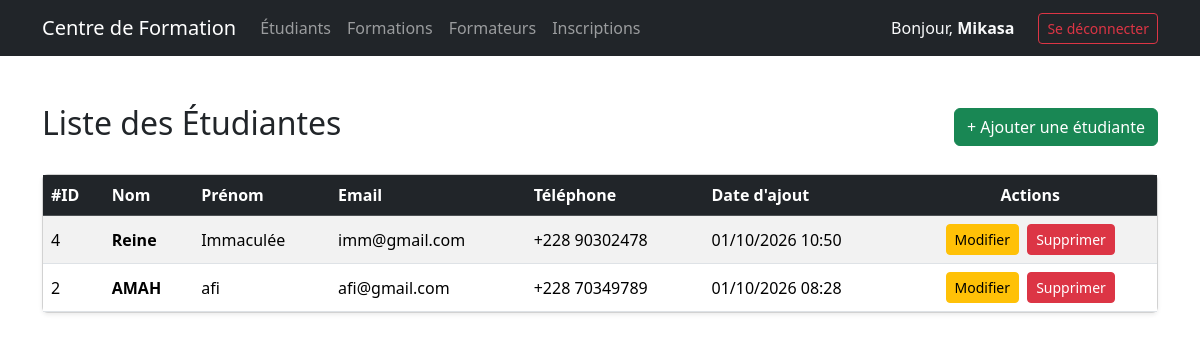
The app's page /pages/etudiants/index.php (signed in) with its own data.
### tables this page shows
CREATE TABLE `etudiant` (
  `id` int(11) NOT NULL,
  `nom` varchar(100) NOT NULL,
  `prenom` varchar(100) NOT NULL,
  `email` varchar(150) NOT NULL,
  `date_naissance` datetime NOT NULL,
  `telephone` varchar(30) NOT NULL,
  `adresse` text DEFAULT NULL,
  `status` int(11) DEFAULT 1,
  `date_created` datetime DEFAULT current_timestamp(),
  `created_by` int(11) DEFAULT NULL,
  `date_updated` datetime DEFAULT NULL ON UPDATE current_timestamp(),
  `updated_by` int(11) DEFAULT NULL
);

### pages/etudiants/index.php (the view, shortened to what this page needs)
<?php
require_once __DIR__ . '/../../config/database.php';
try {
    $getEtudiants = $bdd->prepare('SELECT * FROM etudiant WHERE status = 1 ORDER BY id DESC');
    $getEtudiants->execute();
    $etudiants = $getEtudiants->fetchAll(PDO::FETCH_ASSOC);
} catch (PDOException $e) {
    $errorMsg = "Erreur lors de la récupération des étudiants : " . $e->getMessage();
}
?>
<!DOCTYPE html>
<html lang="fr">
<?php include __DIR__ . '/../../includes/head.php'; ?>
<body>
    <?php include __DIR__ . '/../../includes/navbar.php'; ?>
    <div class="container mt-5">
        <div class="d-flex justify-content-between align-items-center mb-4">
            <h2>Liste des Étudiantes</h2>
            <a href="ajoutEtudiant.php" class="btn btn-success">
                + Ajouter une étudiante
            </a>
        </div>
        <div class="card shadow-sm">
            <div class="card-body p-0">
                <table class="table table-striped table-hover align-middle mb-0">
                    <thead class="table-dark">
                        <tr>
                            <th>#ID</th>
                            <th>Nom</th>
                            <th>Prénom</th>
                            <th>Email</th>
                            <th>Téléphone</th>
                            <th>Date d'ajout</th>
                            <th class="text-center">Actions</th>
                        </tr>
                    </thead>
                    <tbody>
                        <?php if (!empty($etudiants)): ?>
                            <?php foreach ($etudiants as $etudiant): ?>
                                <tr>
                                    <td><?= htmlspecialchars($etudiant['id']); ?></td>
                                    <td><strong><?= htmlspecialchars($etudiant['nom']); ?></strong></td>
                                    <td><?= htmlspecialchars($etudiant['prenom']); ?></td>
                                    <td><?= htmlspecialchars($etudiant['email']); ?></td>
                                    <td><?= htmlspecialchars($etudiant['telephone']); ?></td>
                                    <td>
                                        <?= !empty($etudiant['date_created']) ? date('d/m/Y H:i', strtotime($etudiant['date_created'])) : '-'; ?>
                                    </td>
                                    <td class="text-center">
                                        <a href="modifEtudiant.php?id=<?= $etudiant['id']; ?>" class="btn btn-sm btn-warning me-1">Modifier</a>
                                        <a href="supprEtudiant.php?id=<?= $etudiant['id']; ?>" class="btn btn-sm btn-danger" onclick="return confirm('Voulez-vous vraiment supprimer cet étudiant ?');">Supprimer</a>
                                    </td>
                                </tr>
                            <?php endforeach; ?>
                        <?php endif; ?>
                    </tbody>
                </table>
            </div>
        </div>
    </div>
</body>
</html>

### includes/head.php (shortened to what this page needs)
<head>
    <link href="https://cdn.jsdelivr.net/npm/bootstrap@5.3.3/dist/css/bootstrap.min.css" rel="stylesheet">
    <link rel="stylesheet" href="/assets/style.css">
</head>

### includes/navbar.php (shortened to what this page needs)
<nav class="navbar navbar-expand-lg navbar-dark bg-dark mb-4">
    <div class="container">
    <a class="navbar-brand" href="/pages/etudiants/index.php">Centre de Formation</a>
    <div class="collapse navbar-collapse" id="navbarNav">
        <ul class="navbar-nav me-auto">
        <li class="nav-item">
            <a class="nav-link" href="/pages/etudiants/index.php">Étudiants</a>
        </li>
        <li class="nav-item">
            <a class="nav-link" href="/pages/formations/index.php">Formations</a>
        </li>
        <li class="nav-item">
            <a class="nav-link" href="/pages/formateur/index.php">Formateurs</a>
        </li>
        <li class="nav-item">
            <a class="nav-link" href="/pages/inscriptions/index.php">Inscriptions</a>
        </li>
        </ul>
        <ul class="navbar-nav ms-auto align-items-center">
                <?php if (isset($_SESSION['auth']) && $_SESSION['auth'] === true): ?>
                    <li class="nav-item me-3">
                        <span class="nav-link text-light mb-0">
                            Bonjour, <strong><?= htmlspecialchars($_SESSION['firstname'] ?? 'Gérant'); ?></strong>
                        </span>
                    </li>
                    <li class="nav-item">
                        <a href="/traitements/users/logout.php" class="btn btn-outline-danger btn-sm">
                            Se déconnecter
                        </a>
                    </li>
                <?php endif; ?>
            </ul>
        </div>
    </div>
</nav>

### records on screen
etudiant: id "4", nom "Reine", prenom "Immaculée", email "imm@gmail.com", telephone "+228 90302478", date_created "01/10/2026 10:50"
etudiant: id "2", nom "AMAH", prenom "afi", email "afi@gmail.com", telephone "+228 70349789", date_created "01/10/2026 08:28"

### other values on screen
$_SESSION['firstname'] "Mikasa"
